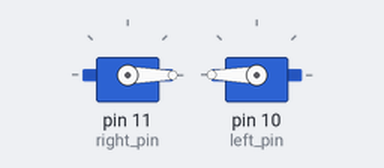
The sketch below on a simulated Arduino Uno, built with avr-gcc and run on an emulated ATmega328P. Shown: 2 × servo.

Above: at 0.05 s.
At 14.65 s:
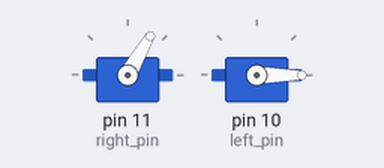
At 29.25 s:
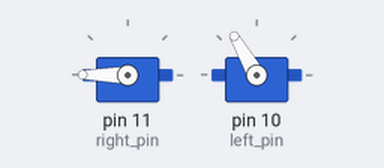
Timing chart, 0 to 38.2 s (numbered marks = the images above):
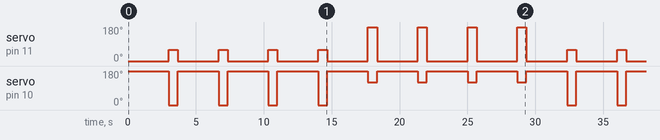

The sketch:

figure_eight.ino
```cpp
// This program will eventually allow the robot to autonomously move in a figure eight

#include <Servo.h>

Servo right;
Servo left;

int right_pin = 11;
int left_pin = 10;

void leftTurn(int t) {
  left.write(0);
  right.write(60);
  delay(t);
}

void rightTurn(int t) {
  left.write(120);
  right.write(180);
  delay(t);
}

void moveForward(int t) {
  left.write(180);
  right.write(0);
  delay(t);
}

void rightSquare() {
  for (int i = 0; i < 4; i++) {
    moveForward(3000);
    rightTurn(670);
  }
}

void leftSquare() {
  for (int i = 0; i < 4; i++) {
    moveForward(3000);
    leftTurn(670);
  }
}

void figureEight() {
  for (int i = 0; i < 4; i++) {
    moveForward(3000);
    leftTurn(668);
  }

  for (int i = 0; i < 4; i++) {
    moveForward(3000);
    rightTurn(668);
  }
}

void setup() {
  // put your setup code here, to run once:
  right.attach(right_pin);
  left.attach(left_pin);
}

void loop() {
  // put your main code here, to run repeatedly:
  figureEight();
}
```

Measured:
- by itself, servo on pin 11 (right_pin): repeats every 29.3 s: 3 × (0° 3.0 s, 60° 0.67 s), 4 × (0° 3.0 s, 180° 0.67 s), 0° 3.0 s, 60° 0.67 s
- by itself, servo on pin 10 (left_pin): repeats every 29.3 s: 3 × (180° 3.0 s, 0° 0.67 s), 4 × (180° 3.0 s, 120° 0.67 s), 180° 3.0 s, 0° 0.67 s
